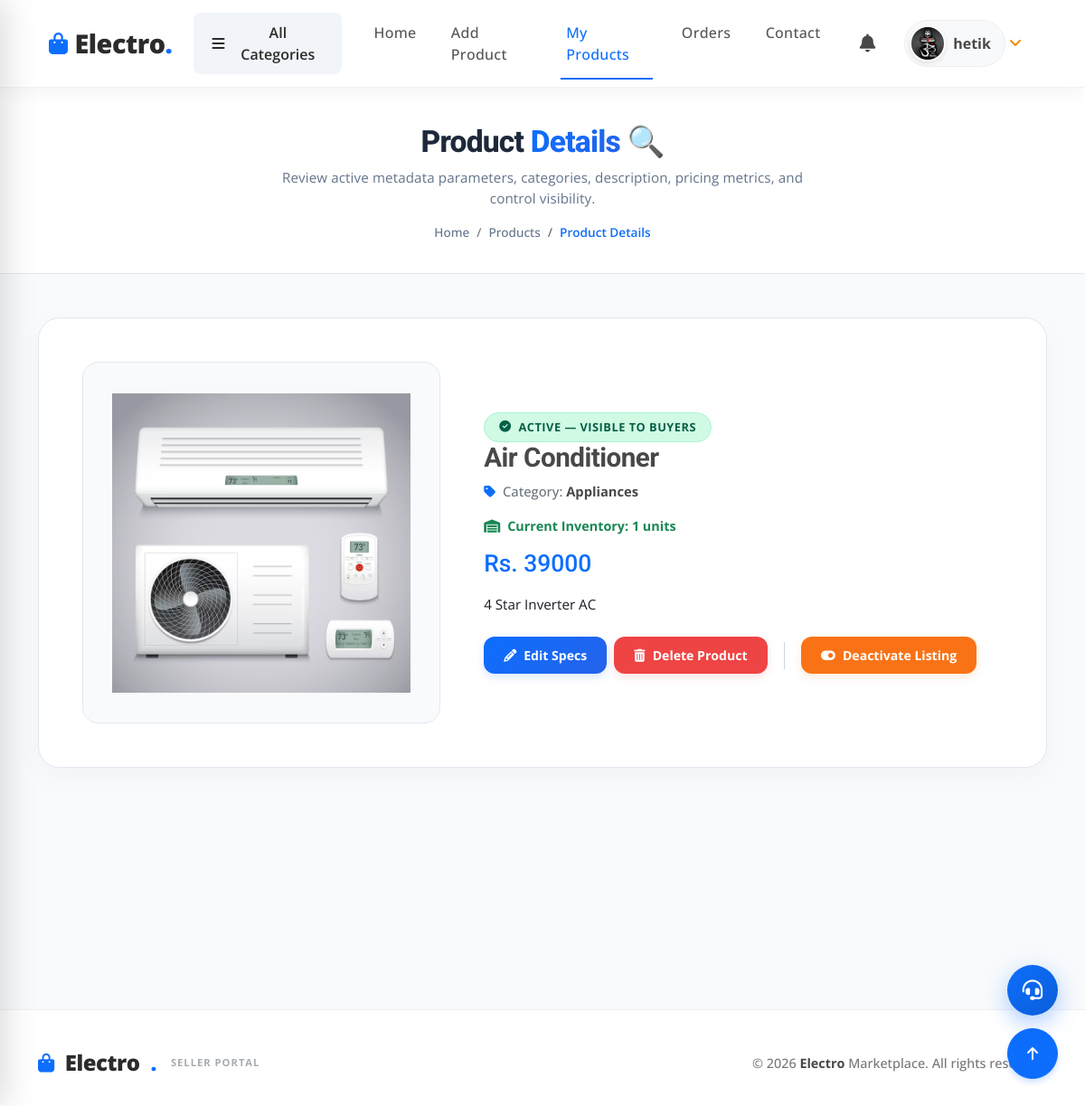
/seller-product-details/14/ (signed in), run on the app's committed database.
### myapp/models.py (models this page shows, shortened)
class User(models.Model):
    fname=models.CharField(max_length=100)
    lname=models.CharField(max_length=100)
    email=models.EmailField()
    mobile=models.PositiveIntegerField()
    address=models.TextField()
    password=models.CharField(max_length=100)
    profile_picture=models.ImageField(upload_to="profile_picture/")
    usertype=models.CharField(max_length=100,default="buyer")

class Product(models.Model):
    seller=models.ForeignKey(User,on_delete=models.CASCADE)
    category=(
        ("Mobile","Mobile"),
        ("Electronics","Electronics"),
    )
    product_category=models.CharField(max_length=100,choices=category)
    product_name=models.CharField(max_length=100)
    product_price=models.PositiveIntegerField()
    product_desc=models.TextField()
    product_picture=models.ImageField(upload_to="product_picture/")
    product_status=models.BooleanField(default=True)
    product_stock=models.PositiveIntegerField(default=0)
    returnable=models.BooleanField(default=False)
    return_days=models.PositiveIntegerField(default=0)

### myapp/views.py (the view)
# urls.py: path('seller-product-details/<int:pk>/',views.seller_product_details,name='seller-product-details'),
def seller_product_details(request,pk):
    try:
        user = User.objects.get(email=request.session['email'])
        if user.usertype != "seller":
            return redirect('index')
        product = Product.objects.get(pk=pk, seller=user)
        return render(request, 'seller-product-details.html', {'product': product})
    except:
        return redirect('seller-view-product')

### myapp/templates/seller-product-details.html (shortened to what this page needs)
{% extends 'seller-header.html' %}
{% load static %}
{% block content %}
<!DOCTYPE html>
<html lang="en">
<head>
    <link rel="stylesheet" href="https://cdnjs.cloudflare.com/ajax/libs/font-awesome/6.5.0/css/all.min.css">
</head>
<body>
    <div class="container-fluid page-header-compact text-center">
        <h2 class="wow fadeInUp" data-wow-delay="0.1s">Product <span class="text-primary-gradient">Details</span> 🔍</h2>
        <p class="header-subtitle mb-3 wow fadeInUp" data-wow-delay="0.2s">Review active metadata parameters, categories, description, pricing metrics, and control visibility.</p>
        <ol class="breadcrumb justify-content-center mb-0 wow fadeInUp" data-wow-delay="0.3s">
            <li class="breadcrumb-item"><a href="{% url 'seller-index' %}">Home</a></li>
            <li class="breadcrumb-item"><a href="{% url 'seller-view-product' %}">Products</a></li>
            <li class="breadcrumb-item active">Product Details</li>
        </ol>
    </div>
    <div class="container-fluid detail-bg">
        <div class="container">
            <div class="product-detail-card wow fadeInUp" data-wow-delay="0.1s">
                <div class="row g-5 align-items-center">
                    <div class="col-lg-5">
                        <div class="product-img-box">
                            <img src="{{ product.product_picture.url }}" class="img-fluid product-img" alt="{{ product.product_name }}">
                        </div>
                    </div>
                    <div class="col-lg-7">
                        <div class="mb-3.5">
                            {% if product.product_status %}
                                <span class="status-badge-active">
                                    <i class="fas fa-check-circle"></i>
                                    Active &mdash; Visible to Buyers
                                </span>
                            {% else %}
                                <span class="status-badge-inactive">
                                    <i class="fas fa-times-circle"></i>
                                    Inactive &mdash; Hidden from Shop
                                </span>
                            {% endif %}
                        </div>
                        <h3 class="fw-bold text-dark mb-2" style="font-size: 1.85rem; letter-spacing: -0.5px;">{{ product.product_name }}</h3>
                        <p class="text-muted mb-2.5" style="font-size: 0.92rem; font-weight: 500;">
                            <i class="fas fa-tag me-2 text-primary"></i>Category:
                            <span class="text-dark fw-bold">{{ product.product_category }}</span>
                        </p>
                        <div class="mb-3">
                            {% if product.product_stock > 0 %}
                                <p class="text-success fw-bold mb-0" style="font-size: 0.9rem;">
                                    <i class="fas fa-warehouse me-2"></i>Current Inventory: <span class="fw-extrabold">{{ product.product_stock }} units</span>
                                </p>
                            {% else %}
                                <p class="text-danger fw-bold mb-0" style="font-size: 0.9rem;">
                                    <i class="fas fa-exclamation-triangle me-2"></i>Inventory Empty (Out of Stock)
                                </p>
                            {% endif %}
                        </div>
                        <h4 class="text-primary fw-extrabold mb-3" style="font-size: 1.65rem;">Rs. {{ product.product_price }}</h4>
                        <p class="text-secondary mb-4" style="line-height: 1.6; font-size: 0.95rem;">{{ product.product_desc }}</p>
                        <div class="d-flex flex-wrap align-items-center gap-2 mt-4">
                            <a href="{% url 'seller-edit-product' pk=product.pk %}" class="btn-edit-premium">
                                <i class="fas fa-pencil-alt"></i> Edit Specs
                            </a>
                            <a href="{% url 'seller-delete-product' pk=product.pk %}" class="btn-delete-premium" id="delete-btn-{{ product.pk }}">
                                <i class="fas fa-trash-alt"></i> Delete Product
                            </a>
                            {% if product.product_status %}
                                <a href="{% url 'seller-toggle-product-status' pk=product.pk %}?next=detail" class="btn-deactivate" id="toggle-status-btn">
                                    <i class="fas fa-toggle-on"></i> Deactivate Listing
                                </a>
                            {% else %}
                                <a href="{% url 'seller-toggle-product-status' pk=product.pk %}?next=detail" class="btn-activate" id="toggle-status-btn">
                                    <i class="fas fa-toggle-off"></i> Activate Listing
                                </a>
                            {% endif %}
                        </div>
                    </div>
                </div>
            </div>
        </div>
    </div>
</body>
</html>
{% endblock %}

### myapp/templates/seller-header.html (shortened to what this page needs)
{% load static %}
<!DOCTYPE html>
<html lang="en">
<head>
    <link rel="stylesheet" href="https://use.fontawesome.com/releases/v5.15.4/css/all.css" />
    <link href="https://cdn.jsdelivr.net/npm/bootstrap-icons@1.4.1/font/bootstrap-icons.css" rel="stylesheet">
    <link href="{% static 'lib/animate/animate.min.css' %}" rel="stylesheet">
    <link href="{% static 'lib/owlcarousel/assets/owl.carousel.min.css' %}" rel="stylesheet">
    <link href="{% static 'css/bootstrap.min.css' %}" rel="stylesheet">
    <link href="{% static 'css/style.css' %}?v=3" rel="stylesheet">
</head>
<body>
</head>
<body>
</head>
<body>
    <header class="modern-header">
        <div class="container px-4">
            <nav class="navbar navbar-expand-lg navbar-light py-2 px-0">
                <a href="{% url 'seller-index' %}" class="brand-logo me-4">
                    <i class="fas fa-shopping-bag me-2"></i>Electro<span class="text-primary">.</span>
                </a>
                {% if request.session.email %}
                <div class="nav-item dropdown d-none d-lg-block me-3">
                    <button class="category-btn d-flex align-items-center" type="button" data-bs-toggle="dropdown">
                        <i class="fa fa-bars me-2"></i> All Categories
                    </button>
                </div>
                {% endif %}
                <div class="collapse navbar-collapse" id="navbarCollapse">
                    {% if request.session.email %}
                    <div class="navbar-nav modern-nav me-auto">
                        <a href="{% url 'seller-index' %}" class="nav-item nav-link {% if request.resolver_match.url_name == 'seller-index' %}active{% endif %}">Home</a>
                        <a href="{% url 'seller-add-product' %}" class="nav-item nav-link {% if request.resolver_match.url_name == 'seller-add-product' %}active{% endif %}">Add Product</a>
                        <a href="{% url 'seller-view-product' %}" class="nav-item nav-link {% if request.resolver_match.url_name == 'seller-view-product' or request.resolver_match.url_name == 'seller-edit-product' or request.resolver_match.url_name == 'seller-product-details' %}active{% endif %}">My Products</a>
                        <a href="{% url 'seller-myorder' %}" class="nav-item nav-link {% if request.resolver_match.url_name == 'seller-myorder' %}active{% endif %}">Orders</a>
                        <a href="{% url 'seller-contact' %}" class="nav-item nav-link {% if request.resolver_match.url_name == 'seller-contact' %}active{% endif %}">Contact</a>
                    </div>
                    {% endif %}
                    <div class="d-flex align-items-center ms-lg-4 mt-3 mt-lg-0">
                        {% if request.session.email %}
                        <div class="nav-item me-3">
                            <a href="javascript:void(0)" class="text-dark position-relative fs-5" id="sellerNotificationDropdown" style="transition: transform 0.2s; display: inline-block;">
                                <i class="fas fa-bell"></i>
                            </a>
                        </div>
                        <div class="nav-item dropdown">
                            <a href="#" class="nav-link dropdown-toggle d-flex align-items-center text-decoration-none" data-bs-toggle="dropdown">
                                <div class="profile-widget d-flex align-items-center">
                                    <div class="profile-img-wrap me-2">
                                        <img src="{{ request.session.profile_picture }}" alt="Profile" style="width: 100%; height: 100%; object-fit: cover;">
                                    </div>
                                    <span class="fw-bold text-dark fs-6">{{ request.session.fname }}</span>
                                </div>
                            </a>
                        </div>
                        {% else %}
                        <div class="d-flex gap-2">
                            <a href="{% url 'seller-login' %}" class="btn btn-outline-primary rounded-pill px-4">Login</a>
                            <a href="{% url 'signup' %}" class="btn btn-primary rounded-pill px-4 shadow-sm">Sign Up</a>
                        </div>
                        {% endif %}
                    </div>
                </div>
            </nav>
        </div>
    </header>
    {% block content %}
    {% endblock %}
    {% include 'seller-footer.html' %}
    {% if request.session.email %}
    <a href="#" class="btn btn-primary btn-lg-square back-to-top"><i class="fa fa-arrow-up"></i></a>
    <a href="{% url 'seller-contact' %}" class="support-fab" id="contact-fab-btn">
        <i class="fas fa-headset"></i>
    </a>
    {% endif %}
</body>
</html>

### myapp/static/css/style.css (style rules this page uses)
.back-to-top { position: fixed; right: 30px; bottom: 30px; display: flex; width: 45px; height: 45px; align-items: center; justify-content: center; transition: 0.5s; z-index: 99; }
.btn { font-weight: 600; transition: .5s; }
.btn-lg-square { width: 56px; height: 56px; }
.btn-square, .btn-sm-square, .btn-md-square, .btn-lg-square { padding: 0; display: flex; align-items: center; justify-content: center; font-weight: normal; border-radius: 50%; }
.btn.btn-primary { background: var(--bs-primary) !important; color: var(--bs-white) !important; font-family: 'Roboto', sans-serif; font-weight: 400; transition: 0.5s; }
.navbar .navbar-nav .nav-link:hover, .navbar .navbar-nav .nav-link.active, .fixed-top.bg-white .navbar .navbar-nav .nav-link:hover, .fixed-top.bg-white .navbar .navbar-nav .nav-link.active { color: var(--bs-white); }
.navbar .dropdown-toggle::after { border: none; content: "\f107"; font-family: "Font Awesome 5 Free"; font-weight: 600; vertical-align: middle; }
:root { --bs-primary: #0d6efd; --bs-primary-rgb: 13, 110, 253; --bs-secondary: #1a1d23; --bs-secondary-rgb: 26, 29, 35; --bs-dark: #121418; --bs-light: #f8f9fa; --bs-accent: #00c4ff; }
.text-primary { color: var(--bs-primary) !important; }
.text-secondary { color: var(--bs-secondary) !important; }
.btn-primary, .btn.btn-primary { background-color: var(--bs-primary) !important; border-color: var(--bs-primary) !important; color: #ffffff !important; box-shadow: 0 4px 6px rgba(13, 110, 253, 0.2); }
a { color: var(--bs-primary); }

### myapp/templates/seller-header.html (style rules this page uses)
#sellerNotificationDropdown * { pointer-events: none !important; }
.modern-header { background: rgba(255, 255, 255, 0.98); backdrop-filter: blur(10px); box-shadow: 0 4px 20px rgba(0, 0, 0, 0.05); position: sticky; top: 0; z-index: 1000; transition: all 0.3s ease; border-bottom: 1px solid rgba(0,0,0,0.05); }
.brand-logo { font-weight: 800; font-size: 1.8rem; color: #2b2b2b !important; letter-spacing: -0.5px; display: flex; align-items: center; text-decoration: none; }
.brand-logo i { color: #0d6efd; font-size: 1.5rem; }
.modern-nav .nav-link { color: #555 !important; font-weight: 500; padding: 1rem 1.2rem !important; position: relative; transition: color 0.2s; text-transform: capitalize; letter-spacing: 0.3px; }
.modern-nav .nav-link:hover, .modern-nav .nav-link.active { color: #0d6efd !important; }
.modern-nav .nav-link::after { content: ''; position: absolute; bottom: 0; left: 50%; transform: translateX(-50%); width: 0; height: 2px; background: #0d6efd; transition: width 0.3s ease; }
.modern-nav .nav-link:hover::after, .modern-nav .nav-link.active::after { width: 80%; }
.support-fab { position: fixed; bottom: 100px; right: 30px; width: 56px; height: 56px; background: linear-gradient(135deg, #0d6efd, #0b5ed7); color: #ffffff !important; border-radius: 50%; display: flex; align-items: center; justify-content: center; box-shadow: 0 8px 24px rgba(13, 110, 253, 0.35); z-index: 1030; transition: all 0.3s cubic-bezier(0.175, 0.885, 0.32, 1.275); text-decoration: none !important; }
.support-fab i { font-size: 1.4rem; transition: transform 0.3s ease; color: #ffffff !important; }
.support-fab::before { content: ''; position: absolute; top: 0; left: 0; right: 0; bottom: 0; border-radius: 50%; box-shadow: 0 0 0 0 rgba(13, 110, 253, 0.6); animation: fab-pulse 2s infinite; z-index: -1; }
.profile-widget { background: #f8f9fa; padding: 5px 15px 5px 5px; border-radius: 50px; border: 1px solid #eee; transition: all 0.2s; }
.profile-img-wrap { width: 40px; height: 40px; border-radius: 50%; overflow: hidden; border: 2px solid #fff; box-shadow: 0 2px 5px rgba(0,0,0,0.1); }
.category-btn { background: #f1f5f9; color: #2b2b2b; border-radius: 8px; padding: 10px 20px; font-weight: 600; border: none; transition: all 0.2s; }

### data on the page
User: session.fname "hetik"
Product: product_picture (picture), product_name "Air Conditioner", product_category "Appliances", product_stock "1", product_price "39000", product_desc "4 Star Inverter AC"
